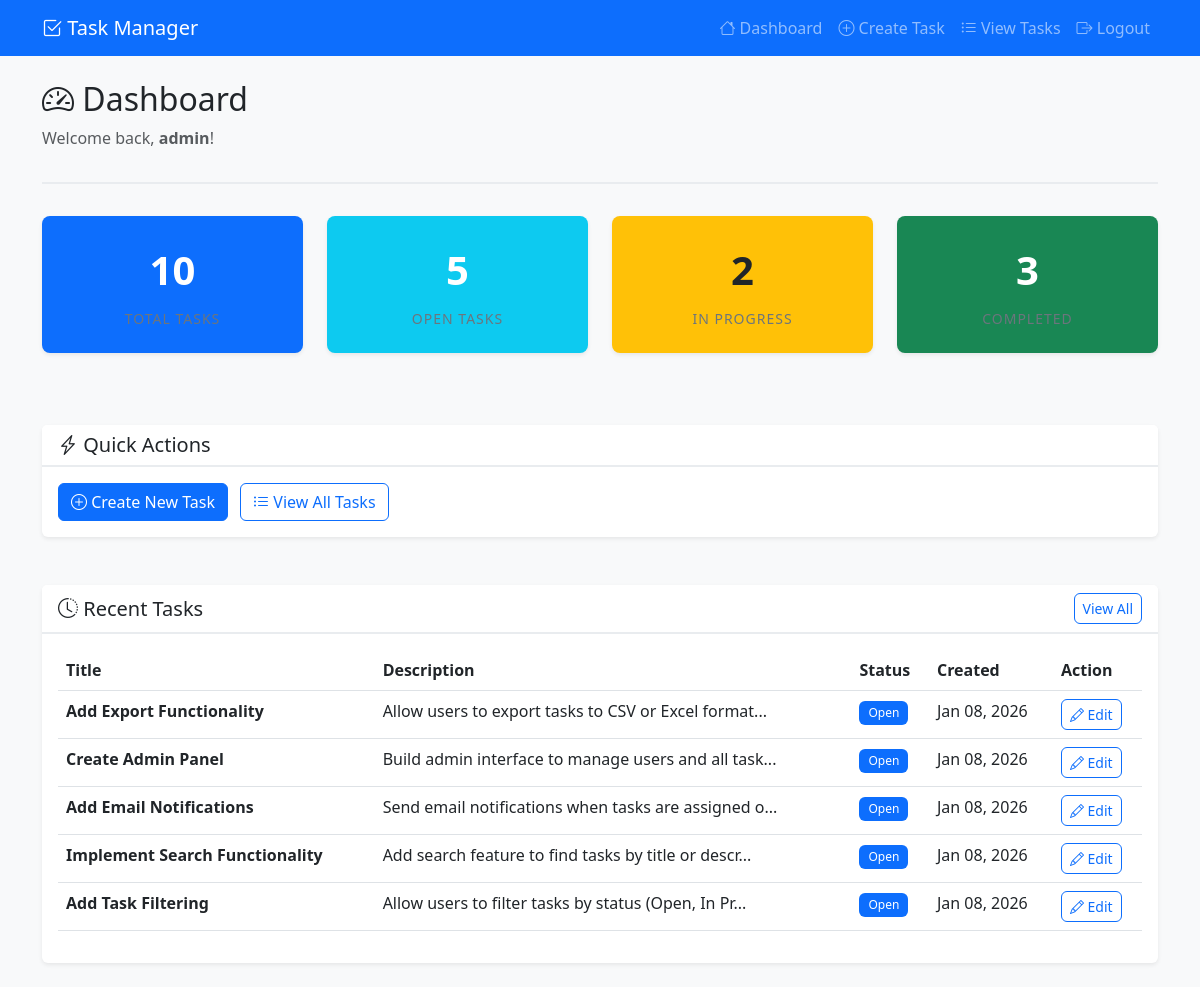
/dashboard.php (signed in), run on the app's committed database.
### tables this page shows
CREATE TABLE IF NOT EXISTS tasks (
    id INT AUTO_INCREMENT PRIMARY KEY,
    title VARCHAR(100) NOT NULL,
    description TEXT,
    status VARCHAR(20) DEFAULT 'Open',
    created_by INT NOT NULL,
    created_at TIMESTAMP DEFAULT CURRENT_TIMESTAMP,
    updated_at TIMESTAMP DEFAULT CURRENT_TIMESTAMP ON UPDATE CURRENT_TIMESTAMP,
    FOREIGN KEY (created_by) REFERENCES users(id) ON DELETE CASCADE,
    INDEX idx_status (status),
    INDEX idx_created_by (created_by),
    INDEX idx_created_at (created_at)
);

### dashboard.php (the view, shortened to what this page needs)
<?php
require_once 'config/db.php';
$user_id = $_SESSION['user_id'];
$username = $_SESSION['username'] ?? 'User';
$stats_query = "SELECT
    COUNT(*) as total_tasks,
    SUM(CASE WHEN status = 'Open' THEN 1 ELSE 0 END) as open_tasks,
    SUM(CASE WHEN status = 'In Progress' THEN 1 ELSE 0 END) as in_progress_tasks,
    SUM(CASE WHEN status = 'Completed' THEN 1 ELSE 0 END) as completed_tasks
    FROM tasks WHERE created_by = ?";
$stmt = $conn->prepare($stats_query);
$stmt->bind_param("i", $user_id);
$stmt->execute();
$stats = $stmt->get_result()->fetch_assoc();
$recent_query = "SELECT t.*, u.username as created_by_name
                 FROM tasks t
                 LEFT JOIN users u ON t.created_by = u.id
                 WHERE t.created_by = ?
                 ORDER BY t.created_at DESC
                 LIMIT 5";
$stmt = $conn->prepare($recent_query);
$stmt->bind_param("i", $user_id);
$stmt->execute();
$recent_tasks = $stmt->get_result();
include 'includes/header.php';
?>
<div class="page-header">
    <h2><i class="bi bi-speedometer2"></i> Dashboard</h2>
    <p class="text-muted">Welcome back, <strong><?php echo htmlspecialchars($username); ?></strong>!</p>
</div>
<div class="row dashboard-stats">
    <div class="col-md-3 mb-3">
        <div class="card stat-card bg-primary text-white">
            <div class="stat-number"><?php echo $stats['total_tasks'] ?? 0; ?></div>
            <div class="stat-label">Total Tasks</div>
        </div>
    </div>
    <div class="col-md-3 mb-3">
        <div class="card stat-card bg-info text-white">
            <div class="stat-number"><?php echo $stats['open_tasks'] ?? 0; ?></div>
            <div class="stat-label">Open Tasks</div>
        </div>
    </div>
    <div class="col-md-3 mb-3">
        <div class="card stat-card bg-warning text-dark">
            <div class="stat-number"><?php echo $stats['in_progress_tasks'] ?? 0; ?></div>
            <div class="stat-label">In Progress</div>
        </div>
    </div>
    <div class="col-md-3 mb-3">
        <div class="card stat-card bg-success text-white">
            <div class="stat-number"><?php echo $stats['completed_tasks'] ?? 0; ?></div>
            <div class="stat-label">Completed</div>
        </div>
    </div>
</div>
<div class="row mb-4">
    <div class="col-12">
        <div class="card">
            <div class="card-header">
                <h5 class="mb-0"><i class="bi bi-lightning-charge"></i> Quick Actions</h5>
            </div>
            <div class="card-body">
                <a href="tasks/create.php" class="btn btn-primary me-2">
                    <i class="bi bi-plus-circle"></i> Create New Task
                </a>
                <a href="tasks/list.php" class="btn btn-outline-primary">
                    <i class="bi bi-list-ul"></i> View All Tasks
                </a>
            </div>
        </div>
    </div>
</div>
<div class="row">
    <div class="col-12">
        <div class="card">
            <div class="card-header d-flex justify-content-between align-items-center">
                <h5 class="mb-0"><i class="bi bi-clock-history"></i> Recent Tasks</h5>
                <a href="tasks/list.php" class="btn btn-sm btn-outline-primary">View All</a>
            </div>
            <div class="card-body">
                <?php if ($recent_tasks->num_rows > 0): ?>
                    <div class="table-responsive">
                        <table class="table table-hover">
                            <thead>
                                <tr>
                                    <th>Title</th>
                                    <th>Description</th>
                                    <th>Status</th>
                                    <th>Created</th>
                                    <th>Action</th>
                                </tr>
                            </thead>
                            <tbody>
                                <?php while ($task = $recent_tasks->fetch_assoc()): ?>
                                    <tr>
                                        <td><strong><?php echo htmlspecialchars($task['title']); ?></strong></td>
                                        <td><?php echo htmlspecialchars(substr($task['description'], 0, 50)) . (strlen($task['description']) > 50 ? '...' : ''); ?></td>
                                        <td>
                                            <span class="badge status-<?php echo strtolower(str_replace(' ', '-', $task['status'])); ?>">
                                                <?php echo htmlspecialchars($task['status']); ?>
                                            </span>
                                        </td>
                                        <td><?php echo date('M d, Y', strtotime($task['created_at'])); ?></td>
                                        <td>
                                            <a href="tasks/edit.php?id=<?php echo $task['id']; ?>" class="btn btn-sm btn-outline-primary">
                                                <i class="bi bi-pencil"></i> Edit
                                            </a>
                                        </td>
                                    </tr>
                                <?php endwhile; ?>
                            </tbody>
                        </table>
                    </div>
                <?php endif; ?>
            </div>
        </div>
    </div>
</div>
<?php include 'includes/footer.php'; ?>

### includes/header.php (shortened to what this page needs)
<?php
$current_file = $_SERVER['PHP_SELF'];
$base_path = (strpos($current_file, '/tasks/') !== false || strpos($current_file, '/auth/') !== false) ? '../' : '';
?>
<!DOCTYPE html>
<html lang="en">
<head>
    <link href="https://cdn.jsdelivr.net/npm/bootstrap@5.3.0/dist/css/bootstrap.min.css" rel="stylesheet">
    <link href="https://cdn.jsdelivr.net/npm/bootstrap-icons@1.10.0/font/bootstrap-icons.css" rel="stylesheet">
    <link href="<?php echo $base_path; ?>assets/css/style.css" rel="stylesheet">
</head>
<body>
    <?php if (isset($_SESSION['user_id'])) { ?>
    <nav class="navbar navbar-expand-lg navbar-dark bg-primary">
        <div class="container">
            <a class="navbar-brand" href="<?php echo $base_path; ?>dashboard.php">
                <i class="bi bi-check2-square"></i> Task Manager
            </a>
            <div class="collapse navbar-collapse" id="navbarNav">
                <ul class="navbar-nav ms-auto">
                    <li class="nav-item">
                        <a class="nav-link" href="<?php echo $base_path; ?>dashboard.php">
                            <i class="bi bi-house"></i> Dashboard
                        </a>
                    </li>
                    <li class="nav-item">
                        <a class="nav-link" href="<?php echo $base_path; ?>tasks/create.php">
                            <i class="bi bi-plus-circle"></i> Create Task
                        </a>
                    </li>
                    <li class="nav-item">
                        <a class="nav-link" href="<?php echo $base_path; ?>tasks/list.php">
                            <i class="bi bi-list-ul"></i> View Tasks
                        </a>
                    </li>
                    <li class="nav-item">
                        <a class="nav-link" href="<?php echo $base_path; ?>auth/logout.php">
                            <i class="bi bi-box-arrow-right"></i> Logout
                        </a>
                    </li>
                </ul>
            </div>
        </div>
    </nav>
    <?php } ?>
    <div class="container mt-4">

### includes/footer.php (shortened to what this page needs)
    </div>
</body>
</html>

### assets/css/style.css (style rules this page uses)
body { background-color: #f8f9fa; font-family: 'Segoe UI', Tahoma, Geneva, Verdana, sans-serif; }
.card { box-shadow: 0 0.125rem 0.25rem rgba(0, 0, 0, 0.075); border: none; margin-bottom: 1.5rem; }
.card-header { background-color: #fff; border-bottom: 2px solid #e9ecef; font-weight: 600; }
.btn { border-radius: 0.375rem; }
.table { background-color: #fff; }
.badge { font-weight: 500; padding: 0.5em 0.75em; }
.status-open { background-color: #0d6efd; }
.page-header { margin-bottom: 2rem; padding-bottom: 1rem; border-bottom: 2px solid #e9ecef; }
.dashboard-stats { margin-bottom: 2rem; }
.stat-card { text-align: center; padding: 1.5rem; border-radius: 0.5rem; }
.stat-number { font-size: 2.5rem; font-weight: bold; margin-bottom: 0.5rem; }
.stat-label { color: #6c757d; text-transform: uppercase; font-size: 0.875rem; letter-spacing: 1px; }

### data on the page
tasks: title "Add Export Functionality", description "Allow users to export tasks to CSV or Excel format", status "Open", created_at "Jan 08, 2026"
tasks: title "Create Admin Panel", description "Build admin interface to manage users and all task", status "Open", created_at "Jan 08, 2026"
tasks: title "Add Email Notifications", description "Send email notifications when tasks are assigned o", status "Open", created_at "Jan 08, 2026"
tasks: title "Implement Search Functionality", description "Add search feature to find tasks by title or descr", status "Open", created_at "Jan 08, 2026"
tasks: title "Add Task Filtering", description "Allow users to filter tasks by status (Open, In Pr", status "Open", created_at "Jan 08, 2026"

### other printed values
$username "admin"
$stats['total_tasks'] "10"
$stats['open_tasks'] "5"
$stats['in_progress_tasks'] "2"
$stats['completed_tasks'] "3"
